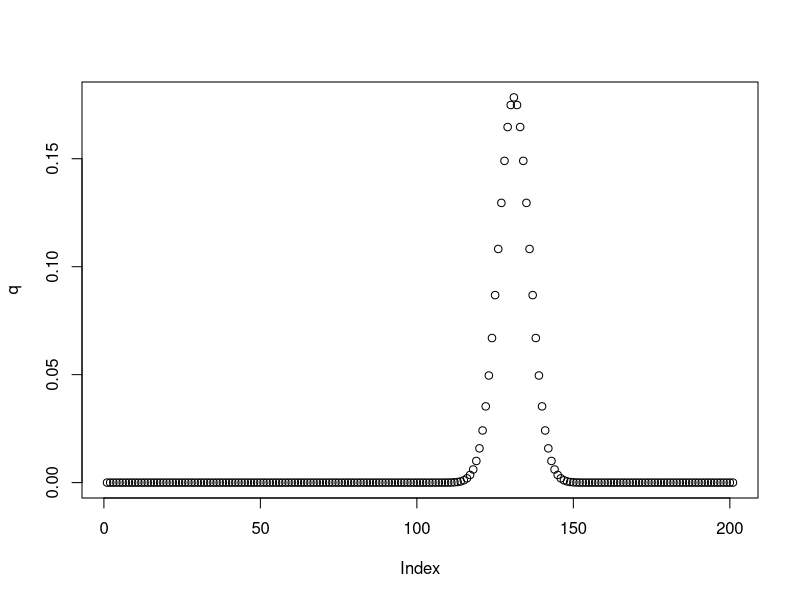

Source code (R):

#Membuat Function di RStudio
distribusi_normal <- function(mu, sigma){
  x <- seq(-100, 100, length(1000))
  x1 <- 1/sqrt(2*pi*sigma)
  x2 <- -1/2*((x-mu)/sigma)**2
  return(x1*exp(x2))
}

#Deklarasi Nilai Variable
mu = 30
sigma = 5

#Memanggil function yg sudah di buat
q <- distribusi_normal(mu, sigma)
plot(q)

#Membuat matrix di RStudio
a <- matrix(c(-3, -1, 2, 11, 2, 1, -1, 8, -2, 1, 2, -3), nrow = 3, byrow = TRUE)
a

#OBE Baris Pertama
a[1,] = a[1,]/a[1,1]
a[2,] = -a[2,1]*a[1,] + a[2,]
a[3,] = -a[3,1]*a[1,] + a[3,]
a

#OBE Baris Kedua
a[2,] = a[2,]/a[2,2]
a[1,] = -a[1,2]*a[2,] + a[1,]
a[3,] = -a[3,2]*a[2,] + a[3,]
a

#OBE Baris Ketiga
a[3,] = a[3,]/a[3,3]
a[1,] = -a[1,3]*a[3,] + a[1,]
a[2,] = -a[2,3]*a[3,] + a[2,]
a